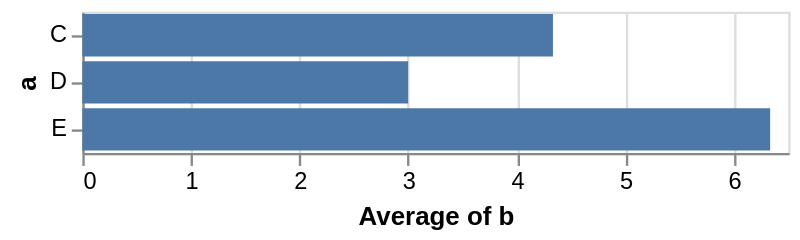

Write a Vega-Lite specification for this figure.
### Vega-Lite specification from a JSON file in a GitHub repository (floating-point values rounded to 4 significant figures)
{"$schema": "https://vega.github.io/schema/vega-lite/v2.json", "data": {"values": [{"a": "C", "b": 2}, {"a": "C", "b": 7}, {"a": "C", "b": 4}, {"a": "D", "b": 1}, {"a": "D", "b": 2}, {"a": "D", "b": 6}, {"a": "E", "b": 8}, {"a": "E", "b": 4}, {"a": "E", "b": 7}]}, "encoding": {"x": {"aggregate": "average", "field": "b", "type": "quantitative"}, "y": {"field": "a", "type": "nominal"}}, "mark": "bar"}
